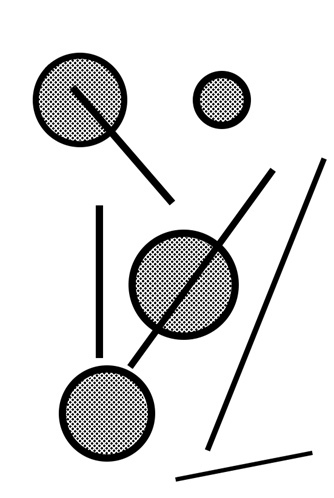
#> input picture src/lab4/images/321.jpg, 334 x 498 px, found by its file name
$ python 4_2.py
#> lines starting #> are read from the running program, lines starting #| are printed output that depends on the picture; after the words box and inside, x2 and y2 are one past the last pixel; in counts of white or black regions, pixels touching at a corner belong together
"""
Для выполнения этого задания используйте обработанное операцией
размыкания изображение из работы 2. На нём найдите самый длинный
отрезок и самую большую окружность.
"""
import cv2
import math
import numpy as np


def draw_line_P(x0, y0, x1, y1, img, color=(0, 0, 255),thickness=1, lineType=cv2.LINE_AA):
    cv2.line(img, (x0, y0), (x1, y1),color, thickness, lineType)

img = cv2.imread(r"D:\pythonprograms\techvision\techvision_etu_2025\src\lab4\images\321.jpg")
#> img is the input picture: shape (498, 334, 3); min 0, max 255, mean 223.8
kernel = np.ones((3,3),np.uint8)
img_n = cv2.morphologyEx(img, cv2.MORPH_CLOSE, kernel,iterations=2)
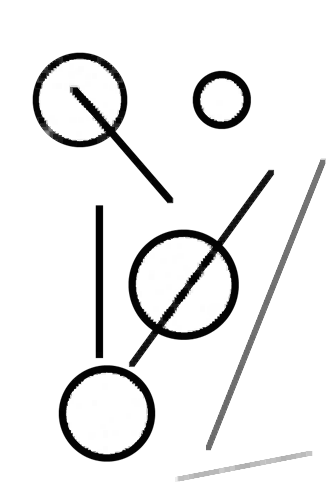
#> img_n: shape (498, 334, 3); min 0, max 255, mean 236.1
onlyLinesCircles = cv2.Canny(img_n ,50, 255)
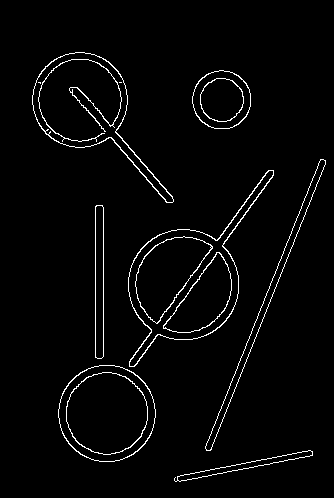
#> onlyLinesCircles: shape (498, 334); 2.7% white in thin lines or dots, all inside (x1, y1, x2, y2) = (32, 52, 326, 482)
onlyLinesCircles = cv2.GaussianBlur(onlyLinesCircles, (5, 5), 0)
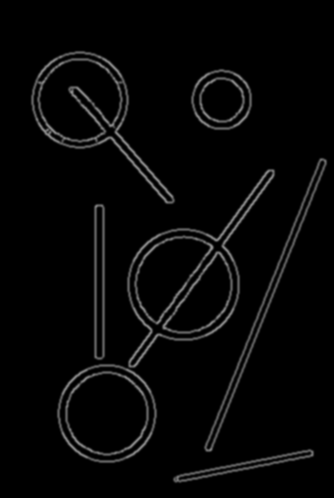
#> onlyLinesCircles: shape (498, 334); min 0, max 147, mean 7

linesP = cv2.HoughLinesP(
    onlyLinesCircles, 1, np.pi / 180, 150, minLineLength=80
)
#> linesP = 22 rows, first 6: [203, 448, 326, 158], [203, 450, 319, 178], [209, 452, 327, 160], [233, 370, 319, 157], [211, 452, 308, 212], [235, 369, 325, 157]

circlesP = cv2.HoughCircles(
    onlyLinesCircles,
    cv2.HOUGH_GRADIENT,
    dp=1,
    minDist=25,
    param1=255,
    param2=75,
    minRadius=5
)
#> circlesP = [[182.5, 284.5, 56.5], [106.5, 414.5, 47.7], [82.5, 101.5, 45.2], [221.5, 99.5, 30.8]]
maxIndexLine = 0
maxLenLine = 0
maxIndexCircle = 0
maxRadCircle = 0
for i in range(len(linesP)):
    if maxLenLine < math.sqrt((linesP[i][0][0] - linesP[i][0][2])**2 + (linesP[i][0][1] - linesP[i][0][3])**2):
        maxLenLine = math.sqrt((linesP[i][0][0] - linesP[i][0][2])**2 + (linesP[i][0][1] - linesP[i][0][3])**2)
        maxIndexLine = i
#> this loop made 22 passes
#> (maxLenLine, maxIndexLine) on pass 1: (315, 0)
#> after the loop, maxIndexLine = 0; maxLenLine = 315
for i in range(len(circlesP)):
    if maxRadCircle < circlesP[i][0][2]:
        maxRadCircle = circlesP[i][0][2]
        maxIndexCircle = i
#> this loop made 1 pass
#> (maxRadCircle, maxIndexCircle) on pass 1: (56.5, 0)
#> after the loop, maxIndexCircle = 0; maxRadCircle = 56.5
cv2.circle(img_n, (int(circlesP[maxIndexCircle][0][0]),int(circlesP[maxIndexCircle][0][1])),
int(circlesP[maxIndexCircle][0][2]), (255, 0, 0), 2)
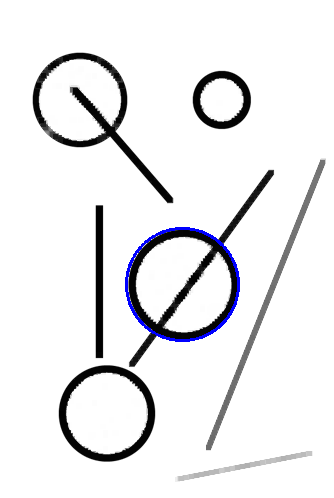
#> img_n: shape (498, 334, 3); 0.64% of pixels changed, all inside (x1, y1, x2, y2) = (125, 227, 240, 342)
draw_line_P(linesP[maxIndexLine][0][0],linesP[maxIndexLine][0][1],linesP[maxIndexLine][0][2],linesP[maxIndexLine][0][3],img_n,(255, 0, 0), 4 , cv2.LINE_AA)
cv2.namedWindow("Biggest Line and Circle",cv2.WINDOW_AUTOSIZE)
cv2.imshow("Biggest Line and Circle",img_n)
cv2.waitKey(5000)

$ run again, with src/lab4/images/1.jpg copied over src/lab4/images/321.jpg
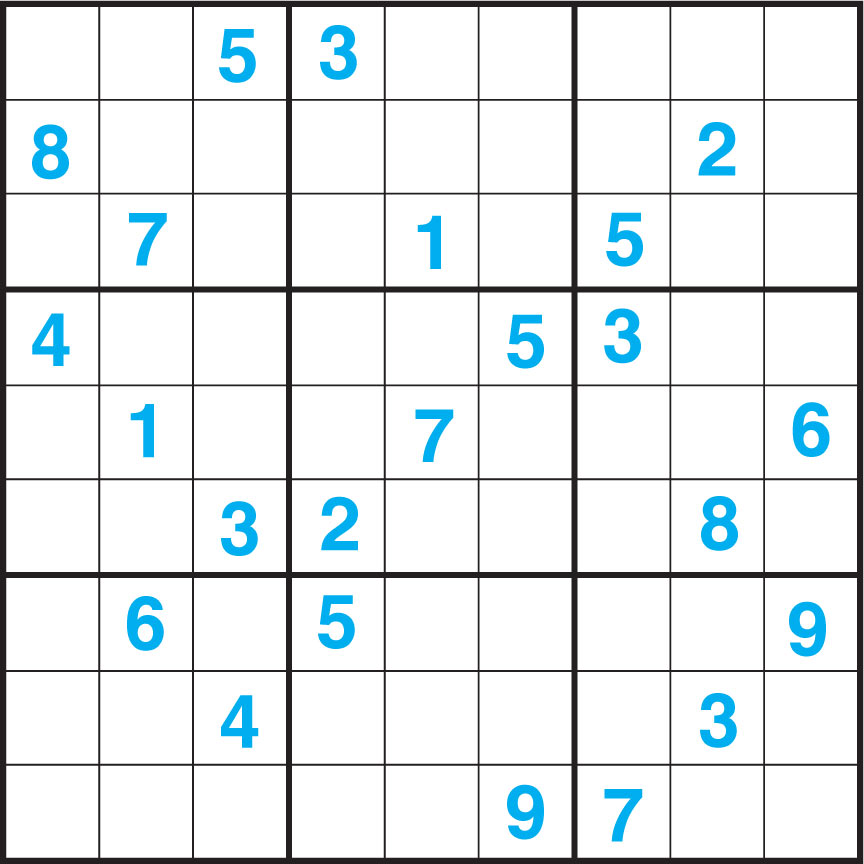
#> input picture src/lab4/images/1.jpg, 864 x 864 px, found by its file name
#> img is the input picture: shape (864, 864, 3); mean B, G, R 236.2, 234.1, 228.7
#> `onlyLinesCircles = cv2.Canny(img_n ,50, 255)`:
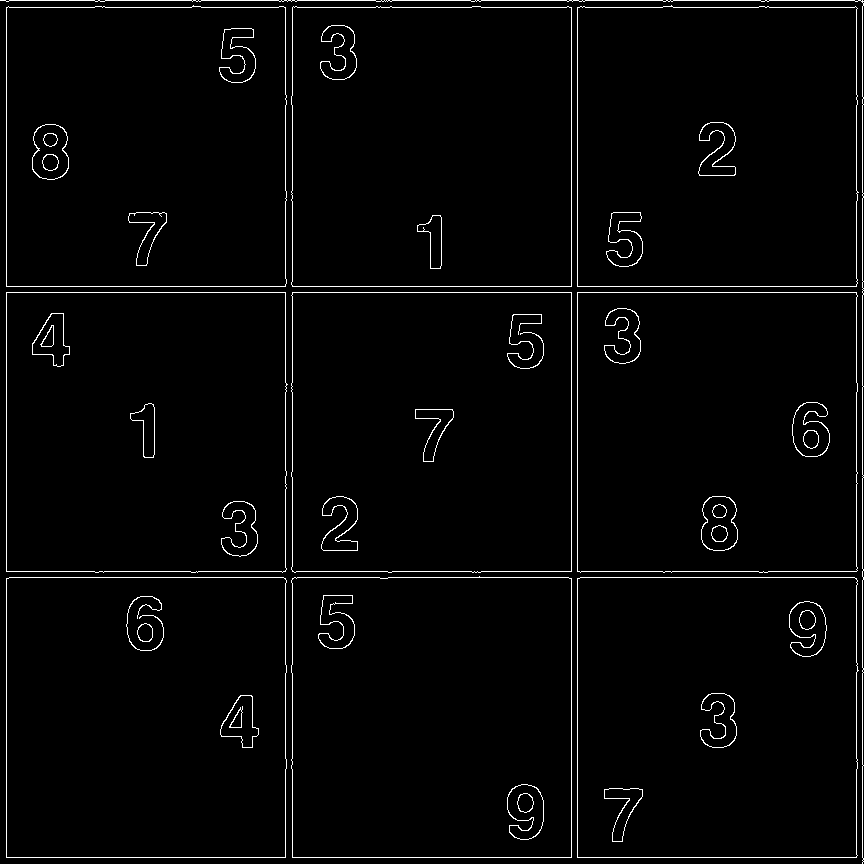
#> onlyLinesCircles: shape (864, 864); 2.4% white in thin lines or dots
#> linesP = 158 rows, first 6: [4, 7, 287, 7], [575, 859, 575, 576], [577, 859, 577, 576], [4, 284, 573, 284], [287, 573, 287, 290], [572, 573, 572, 290]
#> circlesP = [[145.5, 717.5, 140.3]]
#> the loop `for i in range(len(linesP)):` made 158 passes
#> maxLenLine on passes 1, 4, 9: 283, 569, 863
#> after the loop `for i in range(len(linesP)):`: maxIndexLine = 8; maxLenLine = 863
#> the loop `for i in range(len(circlesP)):` made 1 pass
#> (maxRadCircle, maxIndexCircle) on pass 1: (140.3, 0)
#> after the loop `for i in range(len(circlesP)):`: maxIndexCircle = 0; maxRadCircle = 140.3
#> `cv2.circle(img_n, (int(circlesP[maxIndexCircle][0][0]),int(circlesP[ma..`:
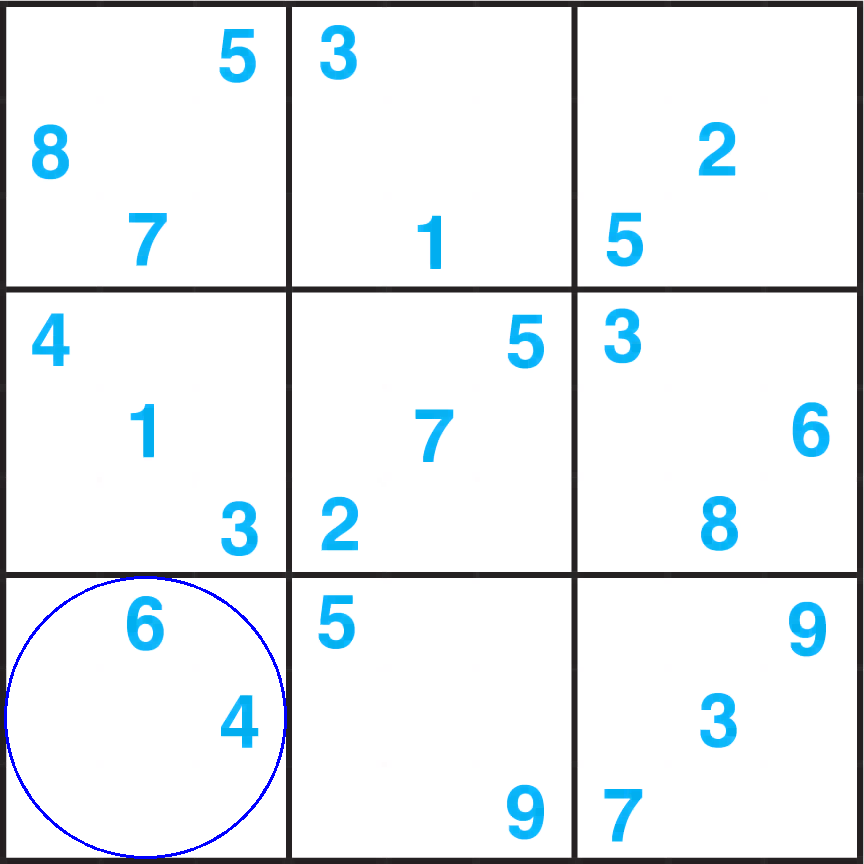
#> img_n: shape (864, 864, 3); mean B, G, R 242.5, 239.3, 233.9
